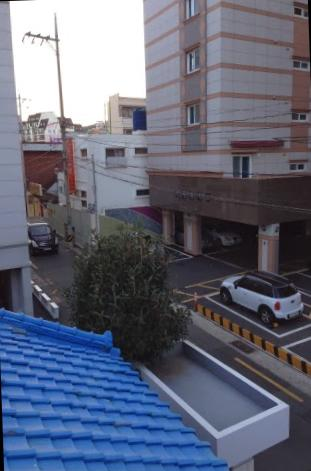
#> input picture CV/MP4/p4/data/stitching/building1_r.jpg, 311 x 471 px, given in place of uttower1_r.jpg, which was not available
$ jupyter execute --allow-errors ImageStitching2.ipynb   (shell and % lines are left out)
#> lines starting #> are read from the running program, lines starting #| are printed output that depends on the picture; pictures that were not available may be replaced by others from this repository, and a replacement may not be noted
### CV/MP4/package_backup/code1/utils.py
import numpy as np
import os
import errno
import matplotlib.pyplot as plt
from skimage.feature import plot_matches


# [10 lines left out: function showMatches, not called in this run]


def imread(path):
#> called with path = '../data/stitching/uttower1_r.jpg'
    img = plt.imread(path).astype(float)

    #Remove alpha channel if it exists
    if img.ndim > 2 and img.shape[2] == 4:
        img = img[:, :, 0:3]
    #Puts images values in range [0,1]
    if img.max() > 1.0:
        img /= 255.0
#> call 2 of imread, with path = '../data/stitching/uttower2_r.jpg'
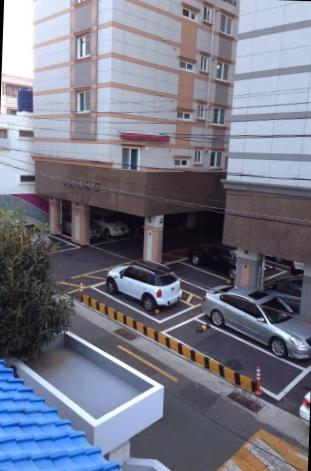
#> input picture CV/MP4/p4/data/stitching/building2_r.jpg, 311 x 471 px, given in place of uttower2_r.jpg, which was not available

    return img


# [26 lines left out: functions mkdir, gaussian, not called in this run]

### CV/MP4/package_backup/code1/detectBlobs.py
# This code is part of:
#
#   CMPSCI 670: Computer Vision
#   University of Massachusetts, Amherst
#   Instructor: Subhransu Maji
#

import numpy as np
from skimage.color import rgb2gray
from scipy.ndimage.filters import convolve
import sys

def laplacian_of_gaussian_filter(sigma):
    cutoff = sys.float_info.epsilon
    half_size = (np.round(4*sigma) + 1)/2 if np.round(4*sigma) % 2 == 0 else np.round(4*sigma)/2
    x, y = np.meshgrid(np.arange(-half_size, half_size+1), np.arange(-half_size, half_size+1))

    exp_term=np.exp(-(np.power(x, 2) + np.power(y,2)) / 2*np.power(sigma, 2))
    exp_term[exp_term < sys.float_info.epsilon * exp_term.max()] = 0
    exp_term = exp_term if exp_term.sum() == 0 else exp_term/exp_term.sum()
    kernel = -((np.power(x, 2) + np.power(y,2) - 2*np.power(sigma, 2)) / np.power(sigma, 2))
    kernel *= exp_term
    kernel -= kernel.mean()
    return kernel

def create_scale_space(gray_image, sigma_scale_factor, initial_sigma, level):
    h,w = np.shape(gray_image)
    scale_space = np.zeros((h,w,level))
    sigma = [0]*(level+1)
    sigma[0] = initial_sigma
    for i in range(0,level):
        filter = laplacian_of_gaussian_filter(sigma[i])
        print ("Convolving for level = {}".format(i))
        scale_space[:,:,i] = np.square(convolve(gray_image, filter))
        sigma[i+1] = sigma[i]*sigma_scale_factor
    return scale_space, sigma

# [39 lines left out: functions max_scaled_spaces, non_max_suppression_blobs, not called in this run]

def detectBlobs(im, param={}):
    #Default Params
    default_cutoff, default_sigma, default_level, default_scaling = 0.001, 1.2, 13, np.sqrt(1.8)
    cutoff = param.get("cutoff") if param.get("cutoff") is not None else default_cutoff
#> cutoff = 0.001
    sigma_seed = param.get("sigma_seed") if param.get("sigma_seed") is not None else default_sigma
#> sigma_seed = 1.2
    level = param.get("level") if param.get("level") is not None else default_level
#> level = 13
    scaling = param.get("scaling") if param.get("scaling") is not None else default_scaling
#> scaling = 1.34
    processed_im = rgb2gray(rgb2gray(im))
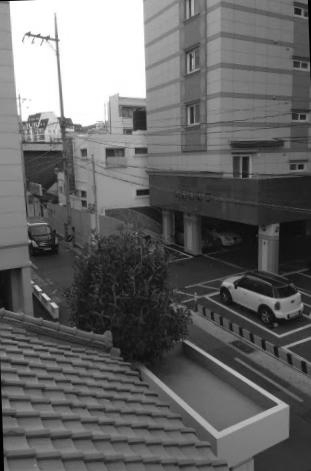
#> processed_im: shape (471, 311) float64; min 0, max 1, mean 0.403
    scale_space, sigma = create_scale_space(processed_im, scaling, sigma_seed, level)
#> in create_scale_space, `sigma = [0]*(level+1)`: sigma = [0, 0, 0, 0, 0, 0, 0, 0, 0, 0, 0, 0, 0, 0]
#> the loop in create_scale_space, `for i in range(0,level):` made 13 passes
#> half_size in laplacian_of_gaussian_filter on passes 2 to 13: 3.5, 4.5, 6.5, 8.5, 10.5, 14.5, 19.5, 25.5, 34.5, 45.5, 61.5, 81.5
#> after the loop in create_scale_space, `for i in range(0,level):`: sigma = [1.2, 1.61, 2.16, 2.9, 3.89, 5.22, 7, 9.39, 12.6, 16.9, 22.67, 30.42, 40.81, 0]
    blobs = non_max_suppression_blobs(scale_space, scaling, sigma, level, cutoff)
    return blobs

### CV/MP4/package_backup/soft_b_nov16/backup2/ImageStitching2.ipynb
[cell 1]
import os
import numpy as np
import matplotlib.pyplot as plt
from utils import imread, showMatches
from detectBlobs import detectBlobs
from drawBlobs import drawBlobs
from skimage.color import rgb2gray
from scipy.ndimage.filters import convolve
from compute_sift import compute_sift
from computeMatches import computeMatches
from mergeImages import mergeImages
from ransac import ransac

import sys

[cell 2]
dataDir = os.path.join('..', 'data', 'stitching')
testExamples = ['hill', 'field', 'ledge', 'pier', 'river', 'roofs', 'building', 'uttower']
exampleIndex = 7
imageName1 = '{}1_r.jpg'.format(testExamples[exampleIndex])
imageName2 = '{}2_r.jpg'.format(testExamples[exampleIndex])

im1 = imread(os.path.join(dataDir, imageName1))
im2 = imread(os.path.join(dataDir, imageName2))

[cell 3]
testExamples[exampleIndex]

[cell 4]
cutoff = 0.001
#> (the rest of this cell did not finish here and is left out)

#> (a cell that did not finish here is left out)

[cell 6]
from scipy.spatial.distance import cdist
def computeMatches11(f1, f2):
    """ Match two sets of SIFT features f1 and f2 """
    reject_limit = .6
    matches = []
    distance_matrix = cdist(f1, f2)
    smallest_matrix = f1
    if (f2.shape[0] < f1.shape[0]):
        smallest_matrix = f2
    for n in range(smallest_matrix.shape[0]):
        currd_matrix = distance_matrix[n]
        if (np.min(currd_matrix) / np.partition(currd_matrix, 2)[1]) < reject_limit:
            matches.append([n])
    matches = np.squeeze(np.array(matches))
    return matches

#> (a cell that did not finish here is left out)

[cell 8]
def add_extra_dim(matching_blobs):
    return np.hstack([matching_blobs, np.ones((matching_blobs.shape[0], 1))])

def ransac11(matches, blobs1, blobs2, param={}):
    default_max_itr, default_reject_limit = 900, 2500 #600, .5e3
    max_iteration = param.get("max_iteration") if param.get("max_iteration") is not None else default_max_itr
    reject_limit = param.get("reject_limit") if param.get("reject_limit") is not None else default_reject_limit
    pairs = 8 #int(matches.shape[0] * 0.2) #int(matches.shape[0] * 0.1)
    constant_padding = np.array([0, 0, 1])
    blob1_matches = add_extra_dim(blobs2[:, [0, 1]][matches])
    blob2_matches = add_extra_dim(blobs1[:, [0, 1]][matches])
    total_inliers, best_inlier_model = 0, np.zeros(matches.shape[0])
    for i_ in range(max_iteration):
        idxs = np.random.choice(matches.shape[0], pairs, replace=False)
        selected1 = blob1_matches[idxs, :]
        selected2 = blob2_matches[idxs, :]
        transf = np.linalg.lstsq(selected2, selected1, rcond=None)[0]
        transf[2, :] = constant_padding
        curr_inliers = np.power(np.linalg.norm(np.dot(blob2_matches, transf) - blob1_matches, axis=1), 2) < reject_limit
        if np.sum(curr_inliers) > total_inliers:
            total_inliers = np.sum(curr_inliers)
            best_inlier_model = np.copy(curr_inliers)
            print (total_inliers)
            #print ("Itr = {}".format(i_))
    transf, _, _, _ = np.linalg.lstsq(blob2_matches[best_inlier_model], blob1_matches[best_inlier_model], rcond=None)

    return best_inlier_model, transf[:2, :3]

#> (a cell that did not finish here is left out)

#> (a cell that did not finish here is left out)

#> (a cell that did not finish here is left out)

#> (a cell that did not finish here is left out)

#> (a cell that did not finish here is left out)

[cell 14]
plt.figure(figsize=(10, 10))
plt.subplot(1, 2, 1)
plt.imshow(im1)
plt.subplot(1, 2, 2)
plt.imshow(im2)
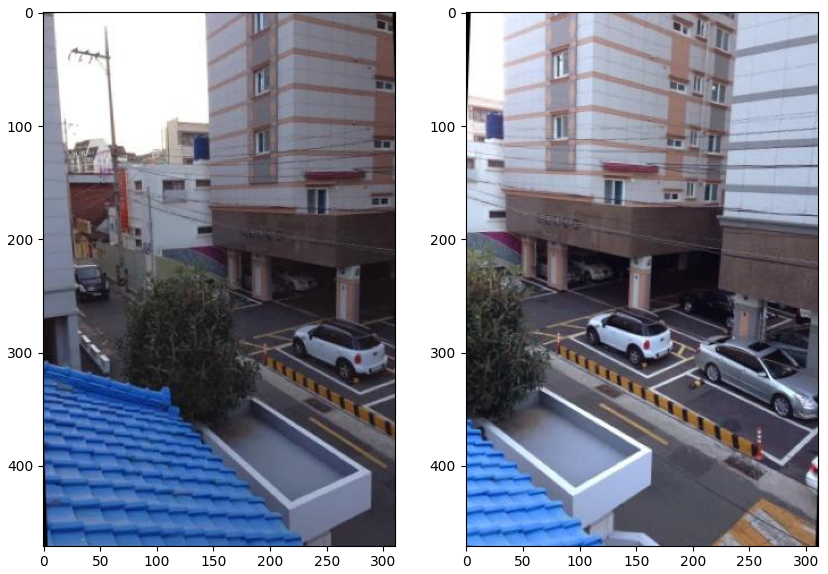
#> figure drawn by matplotlib, 2 panels
